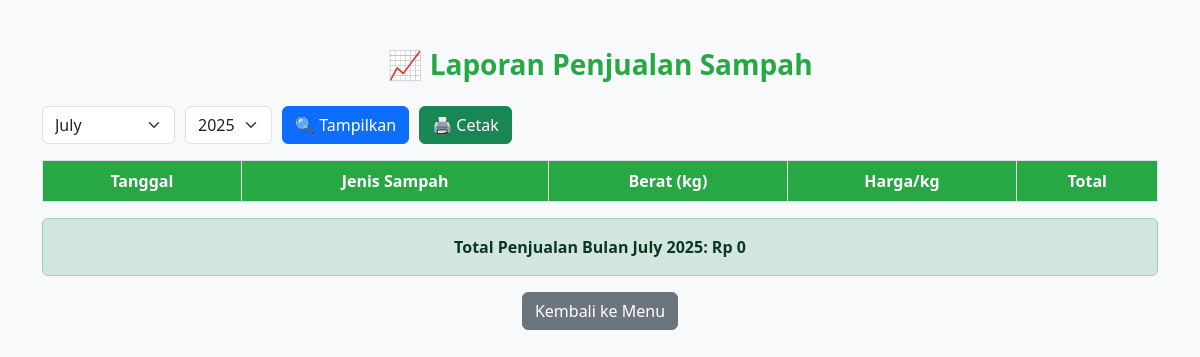
/laporan_penjualan.php (signed in), run on an earlier commit of the app's database.
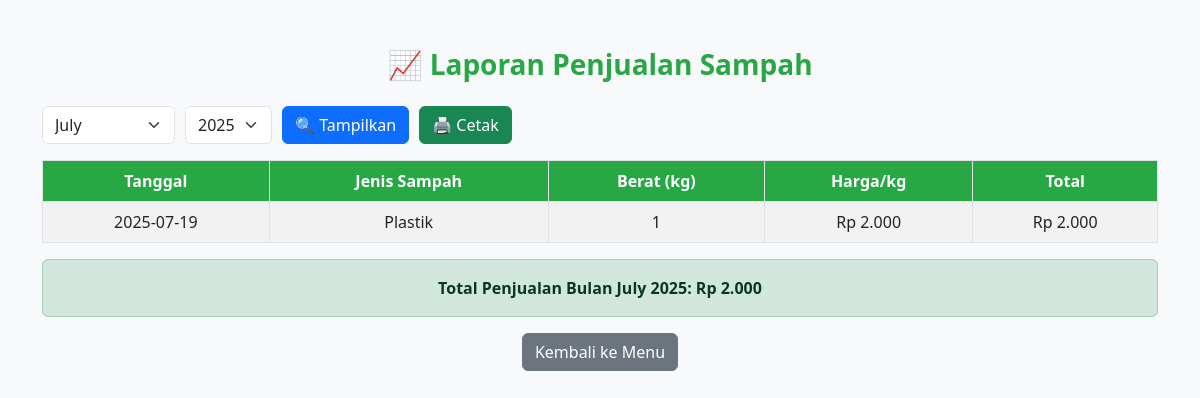
And on a later commit of the database.
### tables this page shows
CREATE TABLE `penjualan_detail` (
  `id` int(11) NOT NULL,
  `id_penjualan` int(11) NOT NULL,
  `id_jenis_sampah` int(11) NOT NULL,
  `berat` float NOT NULL,
  `harga` int(11) NOT NULL,
  `total` int(11) NOT NULL
);

CREATE TABLE `penjualan` (
  `id` int(11) NOT NULL,
  `tanggal` date NOT NULL
);

CREATE TABLE `jenis_sampah` (
  `id` int(11) NOT NULL,
  `nama` varchar(50) NOT NULL,
  `harga` int(11) DEFAULT 0
);

### laporan_penjualan.php (the view, shortened to what this page needs)
<?php
include 'koneksi.php';
$bulan = isset($_GET['bulan']) ? $_GET['bulan'] : date('m');
$tahun = isset($_GET['tahun']) ? $_GET['tahun'] : date('Y');
$query = "
    SELECT p.tanggal, j.nama AS jenis, pd.berat, pd.harga, pd.total
    FROM penjualan p
    JOIN penjualan_detail pd ON p.id = pd.id_penjualan
    JOIN jenis_sampah j ON pd.id_jenis_sampah = j.id
    WHERE MONTH(p.tanggal) = '$bulan' AND YEAR(p.tanggal) = '$tahun'
    ORDER BY p.tanggal DESC
";
$result = mysqli_query($koneksi, $query);
$totalSeluruh = 0;
?>
<!DOCTYPE html>
<html lang="id">
<head>
    <link href="https://cdn.jsdelivr.net/npm/bootstrap@5.3.0/dist/css/bootstrap.min.css" rel="stylesheet">
</head>
<body>
    <div class="container mt-5">
        <h3 class="text-center mb-4">📈 Laporan Penjualan Sampah</h3>
        <form method="get" class="filter-bar no-print mb-3">
            <select name="bulan" class="form-select w-auto d-inline">
                <?php
                for ($i = 1; $i <= 12; $i++) {
                    $val = str_pad($i, 2, '0', STR_PAD_LEFT);
                    $namaBulan = date('F', mktime(0, 0, 0, $i, 1));
                    $selected = ($val == $bulan) ? 'selected' : '';
                    echo "<option value='$val' $selected>$namaBulan</option>";
                }
                ?>
            </select>
            <select name="tahun" class="form-select w-auto d-inline">
                <?php
                for ($y = 2023; $y <= date('Y'); $y++) {
                    $selected = ($y == $tahun) ? 'selected' : '';
                    echo "<option value='$y' $selected>$y</option>";
                }
                ?>
            </select>
            <button type="submit" class="btn btn-primary">🔍 Tampilkan</button>
            <button type="button" class="btn btn-success" onclick="window.print()">🖨️ Cetak</button>
        </form>
        <table class="table table-bordered table-striped text-center align-middle">
            <thead>
                <tr>
                    <th>Tanggal</th>
                    <th>Jenis Sampah</th>
                    <th>Berat (kg)</th>
                    <th>Harga/kg</th>
                    <th>Total</th>
                </tr>
            </thead>
            <tbody>
                <?php while ($row = mysqli_fetch_assoc($result)):
                    $totalSeluruh += $row['total'];
                ?>
                    <tr>
                        <td><?= $row['tanggal'] ?></td>
                        <td><?= $row['jenis'] ?></td>
                        <td><?= $row['berat'] ?></td>
                        <td>Rp <?= number_format($row['harga'], 0, ',', '.') ?></td>
                        <td>Rp <?= number_format($row['total'], 0, ',', '.') ?></td>
                    </tr>
                <?php endwhile; ?>
            </tbody>
        </table>
        <div class="alert alert-success text-center fw-bold">
            Total Penjualan Bulan <?= date('F', mktime(0, 0, 0, $bulan, 1)) ?> <?= $tahun ?>:
            Rp <?= number_format($totalSeluruh, 0, ',', '.') ?>
        </div>
        <div class="text-center no-print">
            <a href="index.php" class="btn btn-secondary"><i class="bi bi-arrow-left-circle"></i> Kembali ke Menu</a>
        </div>
    </div>
</body>
</html>

### laporan_penjualan.php (style rules this page uses)
body { background: #f8f9fa; font-family: 'Segoe UI', sans-serif; }
h3 { color: #28a745; font-weight: bold; }
.table th { background-color: #28a745; color: white; }
.filter-bar { display: flex; gap: 10px; margin-bottom: 20px; }

What changed in the data, as far as the page shows it:
added penjualan_detail: id_penjualan.tanggal "2025-07-19", id_jenis_sampah.nama "Plastik", berat "1", harga "2.000", total "2.000"
Also different on the page:
$totalSeluruh: "0" → "2.000"
